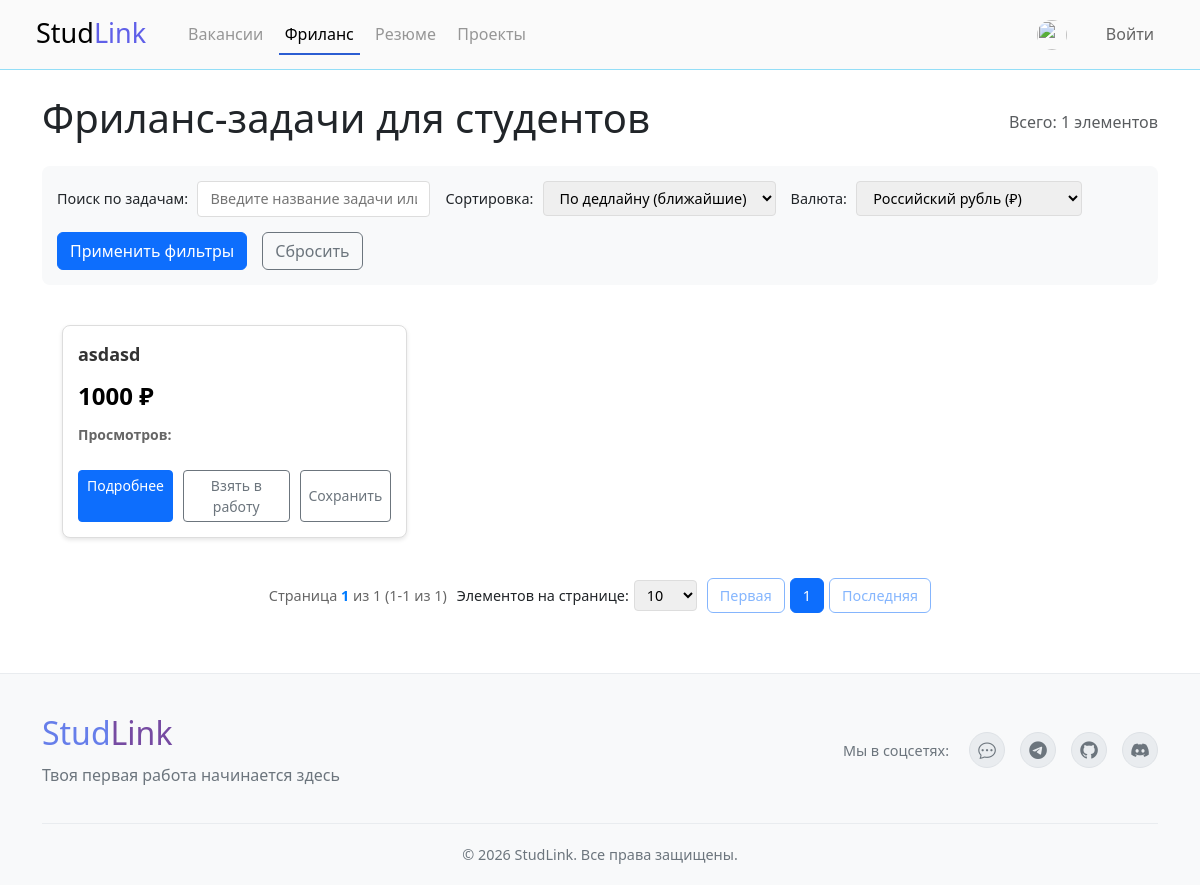
Page /freelance-tasks/ on the earlier database version.
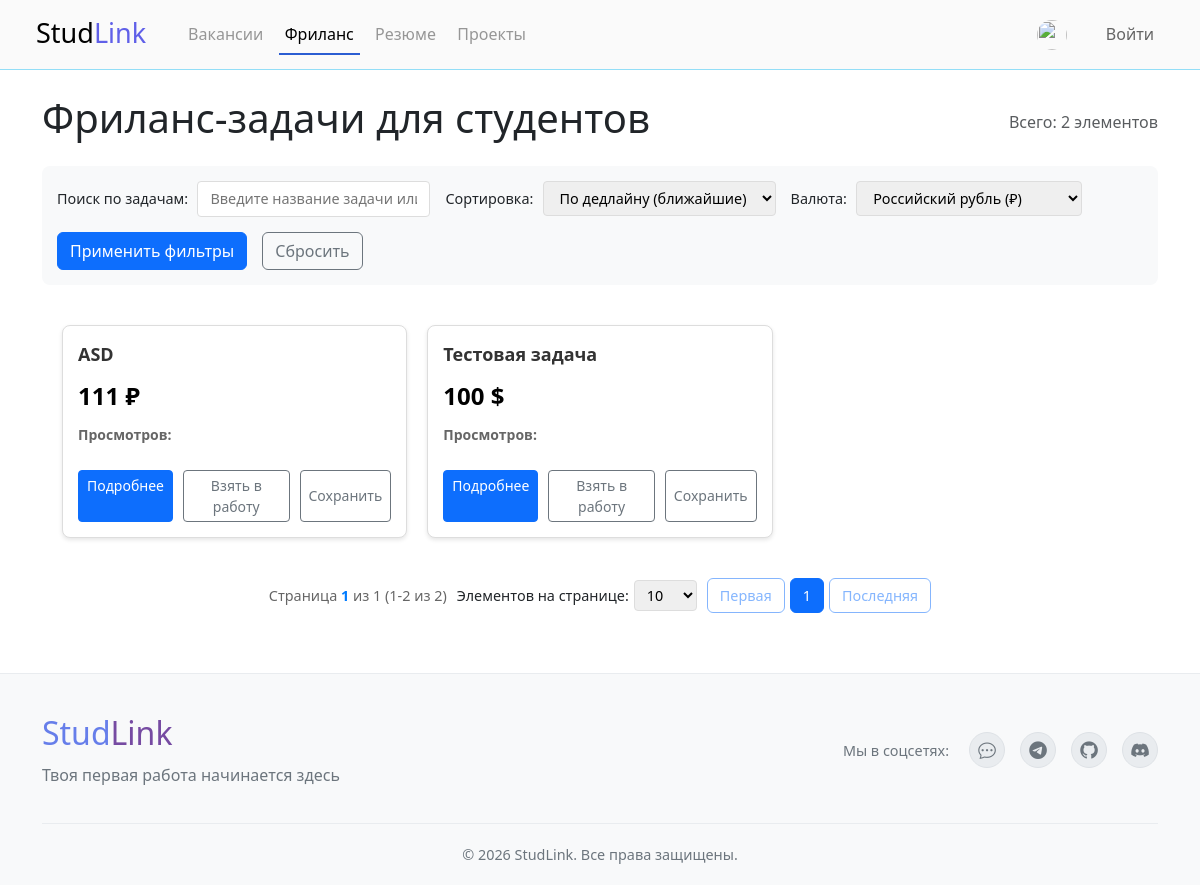
Same page on the later database version.
### myapp/models.py (models this page shows, shortened)
class FreelanceTask(models.Model):
    creator = models.ForeignKey(User, on_delete=models.CASCADE, related_name='created_tasks')
    executor = models.ForeignKey(User, on_delete=models.SET_NULL, null=True, blank=True, related_name='executed_tasks')
    title = models.CharField(max_length=200)
    description = models.TextField()
    deadline = models.DateTimeField()
    currency = models.ForeignKey(Currency, on_delete=models.PROTECT, default=1)  # Валюта задачи (USD, EUR, RUB)
    cost = models.DecimalField(max_digits=12, decimal_places=2)  # Стоимость в указанной валюте
    currency_rate_date = models.DateField(null=True, blank=True)  # Дата последнего обновления курса
    currency_rate = models.DecimalField(max_digits=10, decimal_places=6, default=1.0)  # Коэффициент пересчета (1 USD = 90 RUB)

class Currency(models.Model):
    code = models.CharField(max_length=3, unique=True)  # Код валюты по ISO 4217 (USD, EUR, RUB)
    name = models.CharField(max_length=50)  # Полное название валюты (Доллар США, Евро, Российский рубль)
    symbol = models.CharField(max_length=5)  # Символ валюты ($, €, ₽)
    rate = models.DecimalField(max_digits=10, decimal_places=6, default=1.0)  # Текущий курс к базовой валюте
    rate_date = models.DateField(null=True, blank=True)  # Дата последнего обновления курса

### myapp/views.py (the view, shortened to what this page needs)
# urls.py: path('freelance-tasks/', views.freelance_task_list, name='freelance_task_list'),
def freelance_task_list(request):
    search_query = request.GET.get('search', '')
    sort_by = request.GET.get('sort', 'deadline')
    page_size = request.GET.get('page_size', 10)
    currency_code = request.GET.get('currency', 'RUB')
    tasks = FreelanceTask.objects.select_related('creator', 'executor', 'currency').prefetch_related('interactions')
    if search_query:
        tasks = tasks.filter(
            Q(title__icontains=search_query) |
            Q(description__icontains=search_query)
        )
    if sort_by == 'title_asc':
        tasks = tasks.order_by('title')
    elif sort_by == 'title_desc':
        tasks = tasks.order_by('-title')
    elif sort_by == 'date_asc':
        tasks = tasks.order_by('created_at')
    elif sort_by == 'date_desc':
        tasks = tasks.order_by('-created_at')
    elif sort_by == 'deadline_asc':
        tasks = tasks.order_by('deadline')
    else:  # deadline по умолчанию
        tasks = tasks.order_by('deadline')
    paginator = Paginator(tasks, page_size)
    page_number = request.GET.get('page')
    try:
        page_obj = paginator.get_page(page_number)
    except PageNotAnInteger:
        page_obj = paginator.get_page(1)
    except EmptyPage:
        page_obj = paginator.get_page(paginator.num_pages)
    page_range = get_page_range(page_obj.number, paginator.num_pages)
    currencies = Currency.objects.all().order_by('code')
    context = {
        'page_obj': page_obj,
        'paginator': paginator,
        'page_range': page_range,
        'page_size': int(page_size),
        'search_query': search_query,
        'sort_by': sort_by,
        'currencies': currencies,
        'selected_currency': currency_code,
    }
    return render(request, 'freelance_task_list.html', context)

### myapp/views.py (called while the page is built)
def get_page_range(current_page, total_pages, max_pages=7):
    if total_pages <= max_pages:
        return range(1, total_pages + 1)
    start = max(1, current_page - max_pages // 2)
    end = min(total_pages, start + max_pages - 1)
    if end - start < max_pages - 1:
        start = max(1, end - max_pages + 1)
    return range(start, end + 1)

### myapp/templates/freelance_task_list.html (shortened to what this page needs)
{% extends "pagination_template.html" %}
{% load static %}
{% block page_title %}Фриланс-задачи для студентов{% endblock %}
{% block filters %}
<div class="filters-section" id="filters-section">
    <div class="form-group">
        <label for="search-input">Поиск по задачам:</label>
        <input type="text" id="search-input" placeholder="Введите название задачи или ключевые слова...">
    </div>
    <div class="form-group">
        <label for="sort-select">Сортировка:</label>
        <select id="sort-select">
            <option value="deadline" {% if sort_by == 'deadline' %}selected{% endif %}>По дедлайну (ближайшие)</option>
        </select>
    </div>
    <div class="form-group">
        <label for="currency-select">Валюта:</label>
        <select id="currency-select" onchange="changeCurrency()">
            {% for currency in currencies %}
                <option value="{{ currency.code }}" {% if currency.code == selected_currency %}selected{% endif %}>
                    {{ currency.name }} ({{ currency.symbol }})
                </option>
            {% endfor %}
        </select>
    </div>
    <button class="btn btn-primary" onclick="applyFilters()">Применить фильтры</button>
    <button class="btn btn-outline-secondary" onclick="resetFilters()">Сбросить</button>
</div>
{% endblock %}
{% block item_card %}
{% if page_obj %}
<div class="item-card">
    <div class="item-title">{{ item.title }}</div>
    <div class="item-meta">
        <div class="cost-large">
            <span id="cost-{{ item.id }}-{{ selected_currency }}">
                {{ item.cost|floatformat:0 }} {{ item.currency.symbol }}
            </span>
        </div>
        <div><strong>Просмотров:</strong> {{ item.views_count }}</div>
    </div>
    <div class="item-actions">
        <a href="{% url 'task_detail' item.id %}" class="btn btn-primary btn-sm">Подробнее</a>
        {% if user.is_authenticated %}
            {% if not item.executor %}
                <button class="btn btn-outline-secondary btn-sm" onclick="applyToTask({{ item.id }})">Взять в работу</button>
            {% else %}
                <button class="btn btn-outline-secondary btn-sm" disabled>Занято</button>
            {% endif %}
        {% else %}
            <button class="btn btn-outline-secondary btn-sm" onclick="showLoginRequired()">Взять в работу</button>
        {% endif %}
        <button class="btn btn-outline-secondary btn-sm" onclick="saveTask({{ item.id }})">Сохранить</button>
    </div>
</div>
{% endif %}
{% endblock %}

Differences in the rows shown:
removed FreelanceTask: title "asdasd", cost "1000", currency.symbol "₽"
added FreelanceTask: title "ASD", cost "111", currency.symbol "₽"
added FreelanceTask: title "Тестовая задача", cost "100", currency.symbol "$"
Other differences:
{{ paginator.count }}: "1" → "2"
{{ page_obj.end_index }}: "1" → "2"
